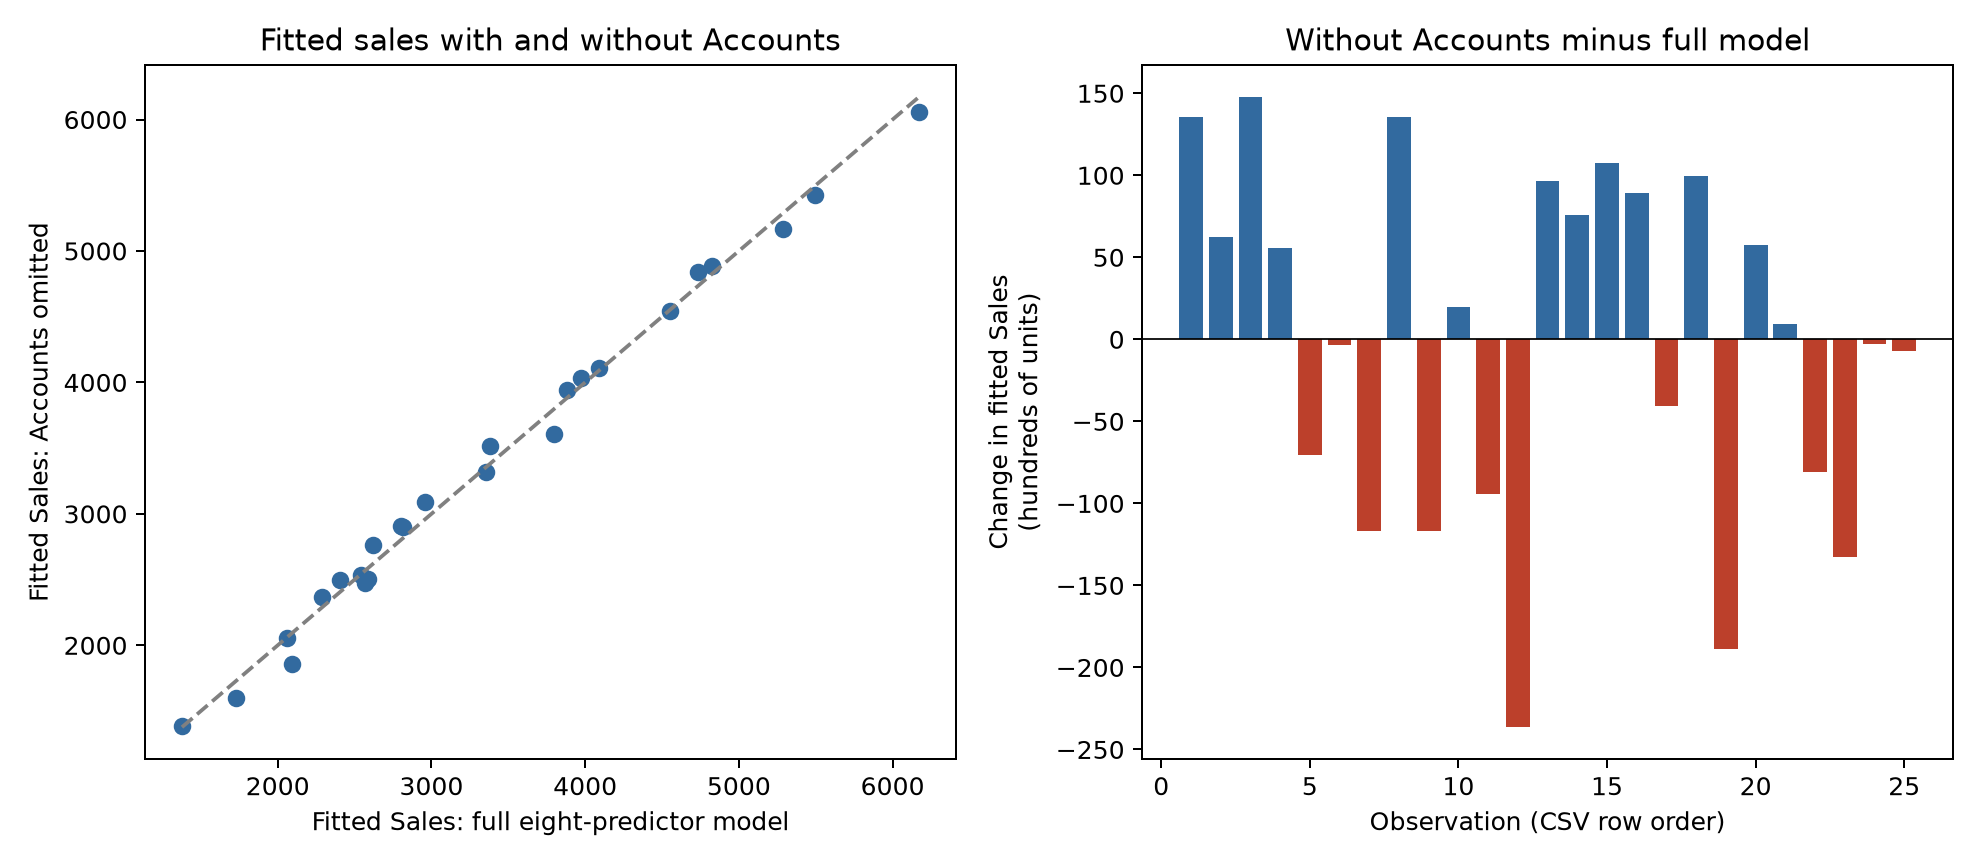

Here is the Python script that generated this plot:
import os
os.environ['MPLCONFIGDIR']='.mplcache'
import matplotlib
matplotlib.use('Agg')
import matplotlib.pyplot as plt
import pandas as pd
import numpy as np
import statsmodels.api as sm
import json

df=pd.read_csv('sales_territory.csv');x=df.drop(columns='Sales')
full=sm.OLS(df.Sales,sm.add_constant(x)).fit()
reduced=sm.OLS(df.Sales,sm.add_constant(x.drop(columns='Accts'))).fit()
rows=[]
for name in reduced.params.index:
    rows.append({'term':name,'full_coefficient':float(full.params[name]),'without_Accounts_coefficient':float(reduced.params[name]),'full_SE':float(full.bse[name]),'without_Accounts_SE':float(reduced.bse[name])})
pd.DataFrame(rows).to_csv('drop_accounts_coefficient_comparison.csv',index=False)
difference=reduced.fittedvalues-full.fittedvalues
pd.DataFrame({'row':np.arange(1,26),'observed_Sales':df.Sales,'full_fitted_Sales':full.fittedvalues,'without_Accounts_fitted_Sales':reduced.fittedvalues,'change_without_Accounts':difference}).to_csv('drop_accounts_fitted_changes.csv',index=False)
f,p,dfdiff=full.compare_f_test(reduced)
def metrics(m):return {'R_squared':float(m.rsquared),'adjusted_R_squared':float(m.rsquared_adj),'SSE':float(m.ssr),'residual_SD':float(np.sqrt(m.mse_resid)),'residual_df':float(m.df_resid)}
r={'full_eight_predictor_model':metrics(full),'seven_predictor_model_without_Accounts':metrics(reduced),'partial_F_test':{'F':float(f),'pvalue':float(p),'df_numerator':float(dfdiff),'df_denominator':float(full.df_resid)},'RMS_fitted_change':float(np.sqrt(np.mean(difference**2))),'max_absolute_fitted_change':float(np.max(np.abs(difference))),'row_of_max_absolute_change':int(np.argmax(np.abs(difference))+1),'coefficient_comparison':rows,'note':'Actual data, all 25 rows. In-sample nested model comparison, not validation. Classical OLS partial F test.'}
with open('drop_accounts_comparison_results.json','w') as file:json.dump(r,file,indent=2)
fig,axes=plt.subplots(1,2,figsize=(11,4.8))
axes[0].scatter(full.fittedvalues,reduced.fittedvalues,color='#326a9f')
lo=min(full.fittedvalues.min(),reduced.fittedvalues.min());hi=max(full.fittedvalues.max(),reduced.fittedvalues.max())
axes[0].plot([lo,hi],[lo,hi],linestyle='--',color='gray');axes[0].set_xlabel('Fitted Sales: full eight-predictor model');axes[0].set_ylabel('Fitted Sales: Accounts omitted');axes[0].set_title('Fitted sales with and without Accounts')
axes[1].bar(np.arange(1,26),difference,color=['#326a9f' if v>=0 else '#bc402b' for v in difference]);axes[1].axhline(0,color='black',lw=.7);axes[1].set_xlabel('Observation (CSV row order)');axes[1].set_ylabel('Change in fitted Sales\n(hundreds of units)');axes[1].set_title('Without Accounts minus full model')
fig.tight_layout();fig.savefig('drop_accounts_comparison.png',dpi=180)
print(json.dumps(r,indent=2))
